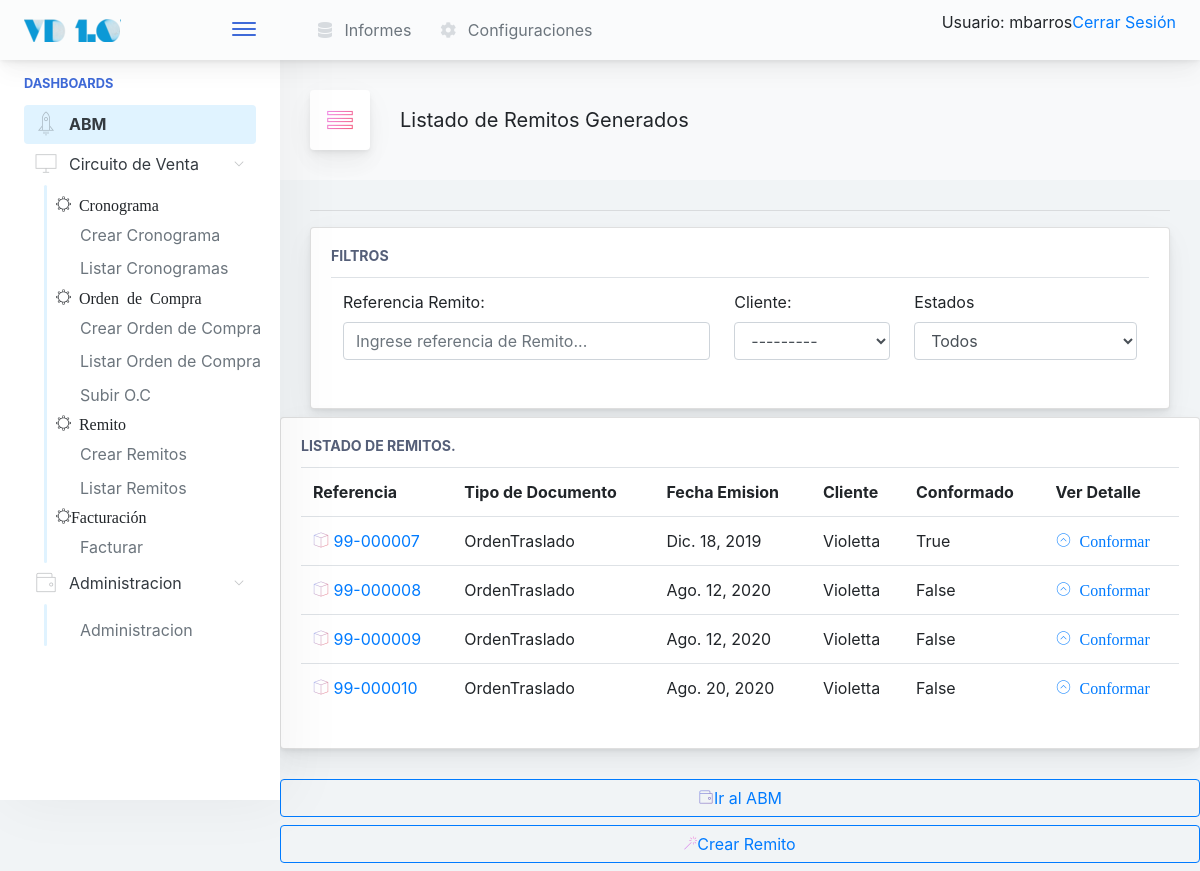
Before: /venta/remito/listar/ (signed in) with the older database file.
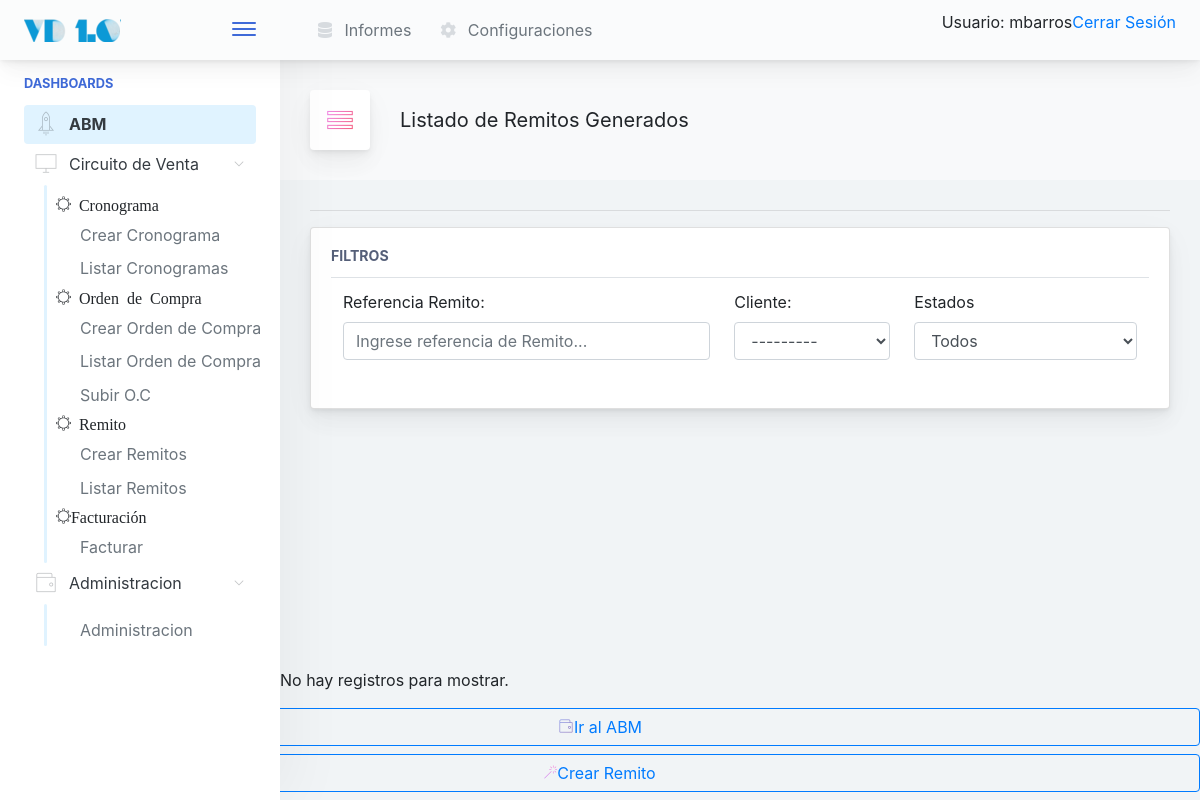
After: the same page with the newer database file.
### venta/models.py (models this page shows)
class Remito(models.Model):
        referencia_externa              = models.CharField(max_length=50, unique=True)
        cliente                                 = models.ForeignKey(Cliente, null=False, blank=False, on_delete=models.CASCADE)
        tipo_documento                  = models.CharField(max_length=50, choices=DOCUMENTOS_CHOICES, blank=False, null=False, default='Remito')
        ordencompra                     = models.ForeignKey(OrdenCompra, null=False, blank=False, on_delete=models.CASCADE)
        fecha_emision                   = models.DateField(null=True, blank=True)
        formato_de_impresion    = models.ForeignKey(FormatodeImpresion, default=1, null=False, blank=False, on_delete=models.CASCADE)
        conformado                              = models.BooleanField(default=False)
        anulado                                 = models.BooleanField(default=False)
        def __str__(self):
                return self.referencia_externa

### gral/models.py (models this page shows)
class Cliente(models.Model):
    razon_social      = models.CharField(max_length=150, unique=True)
    nombre_corto      = models.CharField(max_length=25, unique=True)
    cuit              = models.CharField(max_length=15, unique=True)
    direccion_fiscal  = models.CharField(max_length=250)
    direccion_entrega = models.CharField(max_length=250)
    condicion_iva     = models.CharField(max_length=100, blank=False, default='Responsable Inscripto')
    observaciones     = models.TextField(blank=True)
    def __str__(self):
        return self.nombre_corto

### venta/views.py (the view)
# urls.py: path('remito/listar/', RemitoListView.as_view(), name='RemitoListar'),
class RemitoListView(LoginRequiredMixin, ListView):
	model = Remito

### inicio/templates/venta/remito_list.html (shortened to what this page needs)
{% extends '../base.html' %}
{%  block cuerpo %}
<div class="app-page-title">
<div class="page-title-heading">
   <div class="page-title-icon">
                                        <i class="pe-7s-menu icon-gradient bg-ripe-malin">
                                        </i>
                                    </div>
<div>Listado de Remitos Generados</div>
                                    </div>
</div>
<hr/>
	<div class="main-card mb-2 card">
		<div class="card-body">
			<h5 class="card-title">Filtros</h5>
			<table class="table table-hover table-fixed">
				<tr>
					<td>
						<label for="filtroNombre">Referencia Remito:</label>
						<input type="text" class="form-control" id="filtroNombre"
							onkeyup="filtroNombreCliente()"
							placeholder="Ingrese referencia de Remito..." /></td>
					<td>
						<label for="clientes_select">Cliente:</label>
						<select id="clientes_select" class="form-control"
							onchange="filtroNombreCliente()">
					</td>
					<td>
						<label for="filtroEstado">Estados</label>
						<select class="form-control" id="filtroEstado"
							onchange="filtroNombreCliente()">
							<option value="*">Todos</option>
						</select>
					</td>
				</tr>
			</table>
		</div>
	</div>
</div>
    {% if object_list %}
<div class="main-card mb-3 card">
	<div class="card-body">
	<h5 class="card-title">Listado de Remitos.</h5>
		<table class="table table-hover table-fixed" id="tablaResultado">
		  <tr>
		    <th>Referencia</th>
		    <th>Tipo de Documento</th>
		    <th>Fecha Emision</th>
		    <th>Cliente</th>
			<th>Conformado</th>
		    <th>Ver Detalle</th>
		  </tr>
		      {% for remito in object_list %}
		   <tr>
		      <td>
			  <a href="{% url 'venta:RemitoDetail' pk=remito.id %}">
			  <i class="pe-7s-box2 icon-gradient bg-amy-crisp">
		        </i>
		        {{remito}}
		      </td>
		      <td>
		      	{{remito.tipo_documento}}
		      </td>
		      <td>
		        {{remito.fecha_emision }}
		      </td>
		      <td>
		        {{remito.cliente}}
		      </td>
			  <td>
		        {{remito.conformado}}
		      </td>
		      <td>
			      <a href="{% url 'venta:RemitoConformador' pk=remito.id %}">
			      	<i class="pe-7s-angle-up-circle">
			      			Conformar
			      	</i>
			      </a>
		      </td>
		    </tr>
		      {% endfor %}
		    {% else %}
		      <p>No hay registros para mostrar.</p>
		    {% endif %}
		</table>
	</div>
</div>
<a href="{% url 'inicio:abm' %}">
<button class="mb-2 mr-2 btn-transition btn btn-outline-primary btn-block">
		<i class="pe-7s-wallet icon-gradient bg-plum-plate"></i>Ir al ABM
</button>
</a>
<a href="{% url 'venta:RemitoCrear' %}">
<button class="mb-2 mr-2 btn-transition btn btn-outline-primary btn-block">
		<i class="pe-7s-magic-wand icon-gradient bg-mixed-hopes"></i>Crear Remito
</button>
</a>
{% endblock %}

Changed rows visible on the page:
removed Remito: referencia_externa "99-000007", tipo_documento "OrdenTraslado", fecha_emision "Dic. 18, 2019", cliente "Violetta", conformado "True"
removed Remito: referencia_externa "99-000008", tipo_documento "OrdenTraslado", fecha_emision "Ago. 12, 2020", cliente "Violetta", conformado "False"
removed Remito: referencia_externa "99-000009", tipo_documento "OrdenTraslado", fecha_emision "Ago. 12, 2020", cliente "Violetta", conformado "False"
removed Remito: referencia_externa "99-000010", tipo_documento "OrdenTraslado", fecha_emision "Ago. 20, 2020", cliente "Violetta", conformado "False"
Other visible differences:
text no longer shown: "LISTADO DE REMITOS. Referencia Tipo de Documento Fecha Emision Cliente Conformado Ver Detalle"
text now shown: "No hay registros para mostrar."
